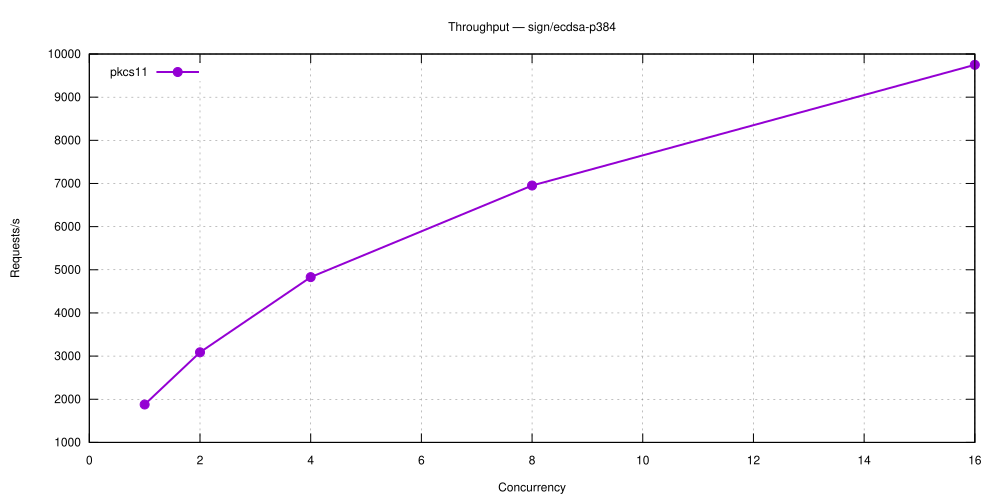

The script that saved this image:
set terminal svg size 1000,500 enhanced font 'Helvetica,12'
set output 'sign_ecdsa-p384.svg'
set title 'Throughput — sign/ecdsa-p384'
set grid
set xlabel 'Concurrency'
set ylabel 'Requests/s'
set key top left
plot 'sign_ecdsa-p384-5.28.0-pkcs11.dat' using 1:2 with linespoints lw 2 pt 7 title 'pkcs11'
